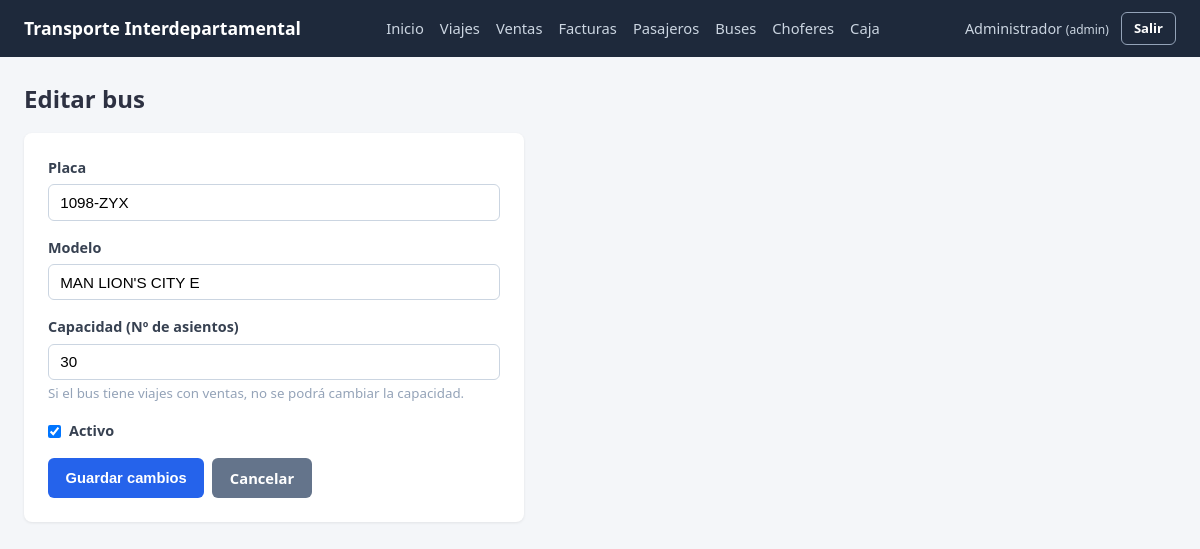
The app's page /buses/editar/2 (signed in) with its own data.
### app/models/bus.py (models this page shows, shortened)
class Bus(db.Model):
    __tablename__ = "bus"
    id_bus = db.Column(db.Integer, primary_key=True, autoincrement=True)
    placa = db.Column(db.String(20), nullable=False, unique=True)
    modelo = db.Column(db.String(50), nullable=False)
    capacidad = db.Column(db.Integer, nullable=False)
    activo = db.Column(db.Boolean, nullable=False, default=True)
    asientos = db.relationship("Asiento", backref="bus", cascade="all, delete-orphan")
    viajes = db.relationship("Viaje", backref="bus")

### app/routes/buses.py (the view, shortened to what this page needs)
@buses_bp.route("/editar/<int:id_bus>", methods=["GET", "POST"])
@login_required
def editar(id_bus):
    bus = bus_service.obtener_bus(id_bus)
    return render_template("buses/editar.html", bus=bus)

### app/services/bus_service.py (called while the page is built)
def obtener_bus(id_bus):
    return Bus.query.get_or_404(id_bus)

### app/utils/auth.py (called while the page is built)
def login_required(view_func):
    @wraps(view_func)
    def wrapper(*args, **kwargs):
        if "id_usuario" not in session:
            flash("Debes iniciar sesión para continuar.", "warning")
            return redirect(url_for("auth.login"))
        return view_func(*args, **kwargs)
    return wrapper

### templates/buses/editar.html (shortened to what this page needs)
{% extends "base.html" %}
{% block content %}
<h2 class="mb-2">Editar bus</h2>
<div class="card" style="max-width:500px;">
    <form method="POST">
        <div class="form-group">
            <label for="placa">Placa</label>
            <input type="text" id="placa" name="placa" required maxlength="20" value="{{ bus.placa }}">
        </div>
        <div class="form-group">
            <label for="modelo">Modelo</label>
            <input type="text" id="modelo" name="modelo" required maxlength="50" value="{{ bus.modelo }}">
        </div>
        <div class="form-group">
            <label for="capacidad">Capacidad (Nº de asientos)</label>
            <input type="number" id="capacidad" name="capacidad" required min="1" max="80" value="{{ bus.capacidad }}">
            <small class="text-muted">Si el bus tiene viajes con ventas, no se podrá cambiar la capacidad.</small>
        </div>
        <div class="form-group checkbox-row">
            <input type="checkbox" id="activo" name="activo" {% if bus.activo %}checked{% endif %}>
            <label for="activo" style="margin:0;">Activo</label>
        </div>
        <div class="btn-group">
            <button type="submit" class="btn btn-primary">Guardar cambios</button>
            <a href="{{ url_for('buses.listar') }}" class="btn btn-secondary">Cancelar</a>
        </div>
    </form>
</div>
{% endblock %}

### static/css/style.css (style rules this page uses)
* { box-sizing: border-box; margin: 0; padding: 0; }
body { font-family: 'Segoe UI', Tahoma, Geneva, Verdana, sans-serif; background-color: #f4f6f9; color: #2d3142; line-height: 1.5; }
a { color: #2563eb; text-decoration: none; }
.card { background: #fff; border-radius: 8px; box-shadow: 0 1px 3px rgba(0,0,0,0.08); padding: 1.5rem; margin-bottom: 1.5rem; }
.form-group { margin-bottom: 1rem; }
label { display: block; margin-bottom: 0.35rem; font-weight: 600; font-size: 0.9rem; color: #374151; }
input, select, textarea { width: 100%; padding: 0.55rem 0.7rem; border: 1px solid #cbd5e1; border-radius: 6px; font-size: 0.95rem; background-color: #fff; }
.checkbox-row { display: flex; align-items: center; gap: 0.5rem; }
.checkbox-row input { width: auto; }
.btn { display: inline-block; padding: 0.55rem 1.1rem; border: none; border-radius: 6px; font-size: 0.92rem; font-weight: 600; cursor: pointer; text-align: center; transition: background 0.15s ease; }
.btn-primary { background-color: #2563eb; color: #fff; }
.btn-secondary { background-color: #64748b; color: #fff; }
.btn-group { display: flex; gap: 0.5rem; flex-wrap: wrap; }
.text-muted { color: #94a3b8; }
.mb-2 { margin-bottom: 1rem; }

### records on screen
Bus: placa "1098-ZYX", modelo "MAN LION'S CITY E", capacidad "30", activo "☑"

### other values on screen
{{ session.nombre }} "Administrador"
{{ session.rol }} "admin"
